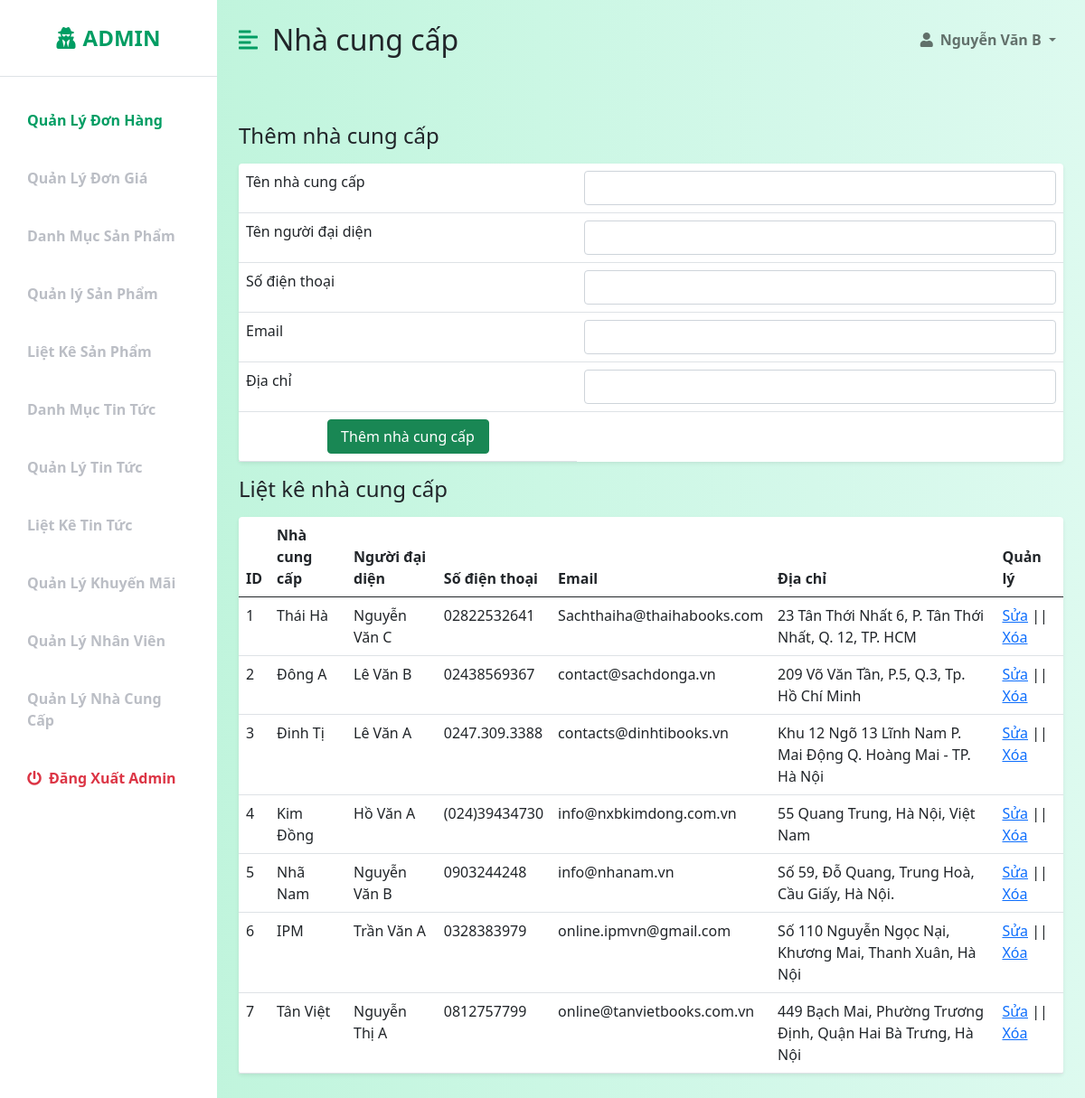
Page /admin/nccadd.php (signed in) on the committed database.
### tables this page shows
CREATE TABLE `nhacungcap` (
  `id_ncc` int(11) UNSIGNED NOT NULL,
  `tenncc` varchar(200) NOT NULL,
  `tennguoidaidien` varchar(200) NOT NULL,
  `sdt` varchar(30) NOT NULL,
  `email` varchar(200) NOT NULL,
  `diachi` varchar(250) NOT NULL
);

### lib/session.php (called while the page is built, shortened)
<?php
class Session{
 public static function get($key){
    if (isset($_SESSION[$key])) {
     return $_SESSION[$key];
    } else {
     return false;
    }
 }
}
?>

### lib/database.php (called while the page is built, shortened)
<?php
Class Database{
   public $host   = DB_HOST;
   public $user   = DB_USER;
   public $pass   = DB_PASS;
   public $dbname = DB_NAME;
   public $link;
private function connectDB(){
   $this->link = new mysqli($this->host, $this->user, $this->pass,
    $this->dbname);
 }
public function select($query){
  $result = $this->link->query($query) or
   die($this->link->error.__LINE__);
  if($result->num_rows > 0){
    return $result;
  } else {
    return false;
  }
 }
}

### classes/ncc.php (called while the page is built, shortened)
<?php
    $filepath = realpath(dirname(__FILE__));
    include_once ($filepath.'/../lib/database.php');
?>
<?php
    class ncc
    {
        private $db;
        public function __construct()
        {
            $this->db = new Database();
        }
        public function show_ncc()
        {
            $query = "SELECT * FROM nhacungcap ORDER BY id_ncc DESC";
            $result = $this->db->select($query);
            return $result;
        }
    }
?>

### admin/nccadd.php (the view, shortened to what this page needs)
<?php
include 'inc/header.php';
include 'inc/sidebar.php';
?>
<?php include '../classes/ncc.php';?>
<?php
$ncc = new ncc();
?>
 <div id="page-content-wrapper">
            <nav class="navbar navbar-expand-lg navbar-light bg-transparent py-4 px-4">
                <div class="d-flex align-items-center">
                    <i class="fas fa-align-left primary-text fs-4 me-3" id="menu-toggle"></i>
                    <h2 class="fs-2 m-0">Nhà cung cấp</h2>
                </div>
                <div class="collapse navbar-collapse" id="navbarSupportedContent">
                    <ul class="navbar-nav ms-auto mb-2 mb-lg-0">
                        <li class="nav-item dropdown">
                            <a class="nav-link dropdown-toggle second-text fw-bold" href="#" id="navbarDropdown"
                                role="button" data-bs-toggle="dropdown" aria-expanded="false">
                                <i class="fas fa-user me-2"></i></i><?php echo Session::get('adminName')?>
                            </a>
                        </li>
                    </ul>
                </div>
            </nav>
            <div class="container-fluid px-4">
                <div class="row my-5">
                    <h3 class="fs-4 mb-3">Thêm nhà cung cấp</h3>
                    <div class="col">
                        <table class="table bg-white rounded shadow-sm table-hover">
                        <form method="post" action="nccadd.php">
                             <tbody>
                                <tr>
                                    <td>Tên nhà cung cấp</td>
                                    <td>
                                     <div class="input-group">
                                         <input type="text" class="form-control" aria-describedby="basic-addon1" name="tenncc">
                                     </div>
                                    </td>
                                </tr>
                                <tr>
                                    <td>Tên người đại diện</td>
                                    <td>
                                     <div class="input-group">
                                         <input type="text" class="form-control" aria-describedby="basic-addon1" name="nguoidaidien">
                                     </div>
                                    </td>
                                </tr>
                                <tr>
                                    <td>Số điện thoại</td>
                                    <td>
                                     <div class="input-group">
                                         <input type="text" class="form-control" aria-describedby="basic-addon1" name="sdt">
                                     </div>
                                    </td>
                                </tr>
                                <tr>
                                    <td>Email</td>
                                    <td>
                                     <div class="input-group">
                                         <input type="text" class="form-control" aria-describedby="basic-addon1" name="email">
                                     </div>
                                    </td>
                                </tr>
                                <tr>
                                    <td>Địa chỉ</td>
                                    <td>
                                     <div class="input-group">
                                         <input type="text" class="form-control" aria-describedby="basic-addon1" name="diachi">
                                     </div>
                                    </td>
                                </tr>
                                <tr>
                                    <td><div class="d-grid gap-2 col-6 mx-auto"><button class="btn btn-success" type="submit" name="submit">Thêm nhà cung cấp</button></div></td>
                                </tr>
                             </tbody>
                            </form>
                        </table>
                    </div>
                    <h3 class="fs-4 mb-3">Liệt kê nhà cung cấp</h3>
                    <div class="col">
                        <table class="table bg-white rounded shadow-sm table-hover">
                            <thead>
                                <tr>
                                    <th scope="col">ID</th>
                                    <th scope="col">Nhà cung cấp</th>
                                    <th scope="col">Người đại diện</th>
                                    <th scope="col">Số điện thoại</th>
                                    <th scope="col">Email</th>
                                    <th scope="col">Địa chỉ</th>
                                    <th scope="col">Quản lý</th>
                                </tr>
                            </thead>
                            <tbody>
                                <?php
                                    $show_ncc = $ncc -> show_ncc();
                                    if($show_ncc)
                                    {
                                        $i = 0;
                                        while($result = $show_ncc->fetch_assoc()){
                                            $i++;
                                ?>
                                <tr>
                                    <td><?php echo $i; ?></td>
                                    <td><?php echo $result['tenncc']?></td>
                                    <td><?php echo $result['tennguoidaidien']?></td>
                                    <td><?php echo $result['sdt']?></td>
                                    <td><?php echo $result['email']?></td>
                                    <td><?php echo $result['diachi']?></td>
                                    <td><a href="nccedit.php?id_ncc=<?php echo $result['id_ncc']?>">Sửa</a> ||
                                    <a onclick = "return confirm('Bạn có muốn xóa nhà cung cấp này ?')" href="?delid=<?php echo $result['id_ncc']?>">Xóa</a></td>
                                </tr>
                                <?php
                                        }
                                    }
                                ?>
                            </tbody>
                </div>
            </div>
        </div>
    </div>

### admin/css/style2.css (style rules this page uses)
:root { --main-bg-color: #009d63; --main-text-color: #009d63; --second-text-color: #bbbec5; --second-bg-color: #c1efde; }
.primary-text { color: var(--main-text-color); }
.second-text { color: var(--second-text-color); }
#page-content-wrapper { min-width: 100vw; }
#menu-toggle { cursor: pointer; }
@media (min-width: 768px) { #page-content-wrapper { min-width: 0; width: 100%; } }

### rows in the picture
nhacungcap: tenncc "Thái Hà", tennguoidaidien "Nguyễn Văn C", sdt "02822532641", email "Sachthaiha@thaihabooks.com", diachi "23 Tân Thới Nhất 6, P. Tân Thới Nhất, Q. 12, TP. HCM"
nhacungcap: tenncc "Đông A", tennguoidaidien "Lê Văn B", sdt "02438569367", email "contact@sachdonga.vn", diachi "209 Võ Văn Tần, P.5, Q.3, Tp. Hồ Chí Minh"
nhacungcap: tenncc "Đinh Tị", tennguoidaidien "Lê Văn A", sdt "0247.309.3388", email "contacts@dinhtibooks.vn", diachi "Khu 12 Ngõ 13 Lĩnh Nam P. Mai Động Q. Hoàng Mai - TP. Hà Nội"
nhacungcap: tenncc "Kim Đồng", tennguoidaidien "Hồ Văn A", sdt "(024)39434730", email "info@nxbkimdong.com.vn", diachi "55 Quang Trung, Hà Nội, Việt Nam"
nhacungcap: tenncc "Nhã Nam", tennguoidaidien "Nguyễn Văn B", sdt "0903244248", email "info@nhanam.vn", diachi "Số 59, Đỗ Quang, Trung Hoà, Cầu Giấy, Hà Nội."
nhacungcap: tenncc "IPM", tennguoidaidien "Trần Văn A", sdt "0328383979", email "online.ipmvn@gmail.com", diachi "Số 110 Nguyễn Ngọc Nại, Khương Mai, Thanh Xuân, Hà Nội"
nhacungcap: tenncc "Tân Việt", tennguoidaidien "Nguyễn Thị A", sdt "0812757799", email "online@tanvietbooks.com.vn", diachi "449 Bạch Mai, Phường Trương Định, Quận Hai Bà Trưng, Hà Nội"

### other values in the picture
Session::get('adminName') "Nguyễn Văn B"
